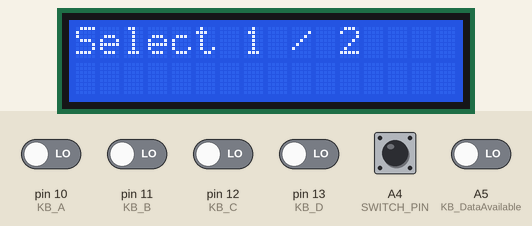
Simulated run of this sketch. Board: Arduino Uno, built with avr-gcc and run on an emulated ATmega328P. Shown: 16×2 character LCD. The inputs (shaded band) are chosen by the test bench; at power-on: A4 (SWITCH_PIN) HIGH, A5 (KB_DataAvailable), pin 10 (KB_A), pin 11 (KB_B), pin 12 (KB_C), pin 13 (KB_D) LOW.

Above: at 1.2 s.
1.3 s: A4 (SWITCH_PIN) pulled LOW for 0.15 s
At 2.5 s:
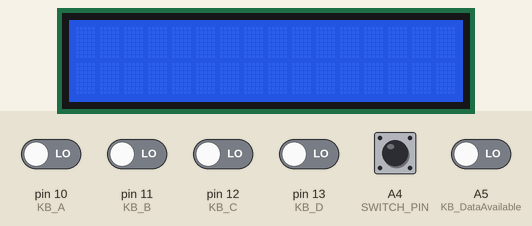
2.9 s: A5 (KB_DataAvailable) driven HIGH
At 3.8 s:
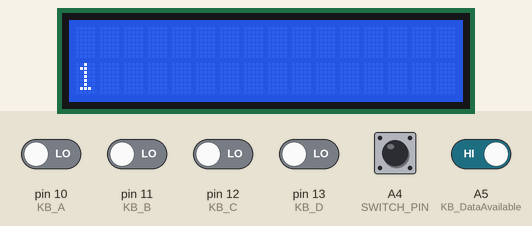
Timing chart, 0 to 5.9 s (numbered marks = the images above; inputs shaded):
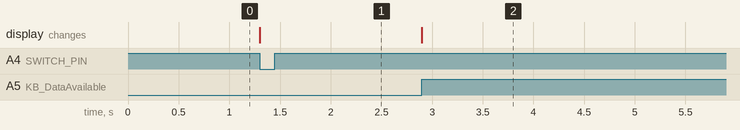

Measured:
- after the input at 1.3 s, the display: changes at once (image 1)
- after the input at 2.9 s, the display: changes at once (image 2)

The sketch:

GPT_Working_1.ino
```cpp
#include <LiquidCrystal.h>

// LCD pins
const int rs = 6, en = 7, d4 = 5, d5 = 4, d6 = 3, d7 = 2;
LiquidCrystal lcd(rs, en, d4, d5, d6, d7);

// Keypad pins
#define KB_DataAvailable A5
#define KB_A 10
#define KB_B 11
#define KB_C 12
#define KB_D 13

// Toggle switch pin
#define SWITCH_PIN A4

// Declare keypad layout
char keys[] = {'1','2','3','F',
               '4','5','6','E',
               '7','8','9','D',
               'A','0','B','C'};

bool keypadActivated = false;
char lastSelection = '\0';

void setup(void) {
  pinMode(KB_DataAvailable, INPUT);
  pinMode(KB_A, INPUT);
  pinMode(KB_B, INPUT);
  pinMode(KB_C, INPUT);
  pinMode(KB_D, INPUT);
  pinMode(SWITCH_PIN, INPUT_PULLUP);

  lcd.begin(16, 2);
  lcd.setCursor(0, 0);
  lcd.print("Select 1 / 2");
  lcd.setCursor(0, 1);
  lcd.print(" ");

  Serial.begin(9600);
}

void loop(void) {
  // Check toggle switch
  if (digitalRead(SWITCH_PIN)) {
    keypadActivated = true;
  } else {
    keypadActivated = false;
    lcd.clear();
    return;
  }

  if (keypadActivated && digitalRead(KB_DataAvailable)) {
    char key = KB_Read();
    if (key == '1' || key == '2') {
      lcd.setCursor(0, 1);
      lcd.print(key);
      lastSelection = key;
    } else if (key == 'C' && (lastSelection == '1' || lastSelection == '2')) {
      Serial.println(lastSelection);
      lcd.setCursor(0, 1);
      lcd.print(" ");
    }

    if (Serial.available() > 0) {
      char response = Serial.read();
      if (response == '0') {
        for (int i = 0; i < 5; i++) {
          lcd.setCursor(0, 1);
          lcd.print("Collect Item");
          delay(1000);
          lcd.setCursor(0, 1);
          lcd.print(" ");
          delay(500);
        }
        lcd.setCursor(0, 0);
        lcd.print("Select 1 / 2");
        lcd.setCursor(0, 1);
        lcd.print(" ");
      }
    }
  }
}

char KB_Read() {
  int ka, kb, kc, kd;
  ka = digitalRead(KB_A);
  kb = digitalRead(KB_B);
  kc = digitalRead(KB_C);
  kd = digitalRead(KB_D);

  int k = ka + kb * 2 + kc * 4 + kd * 8;
  return keys[k];
}
```
